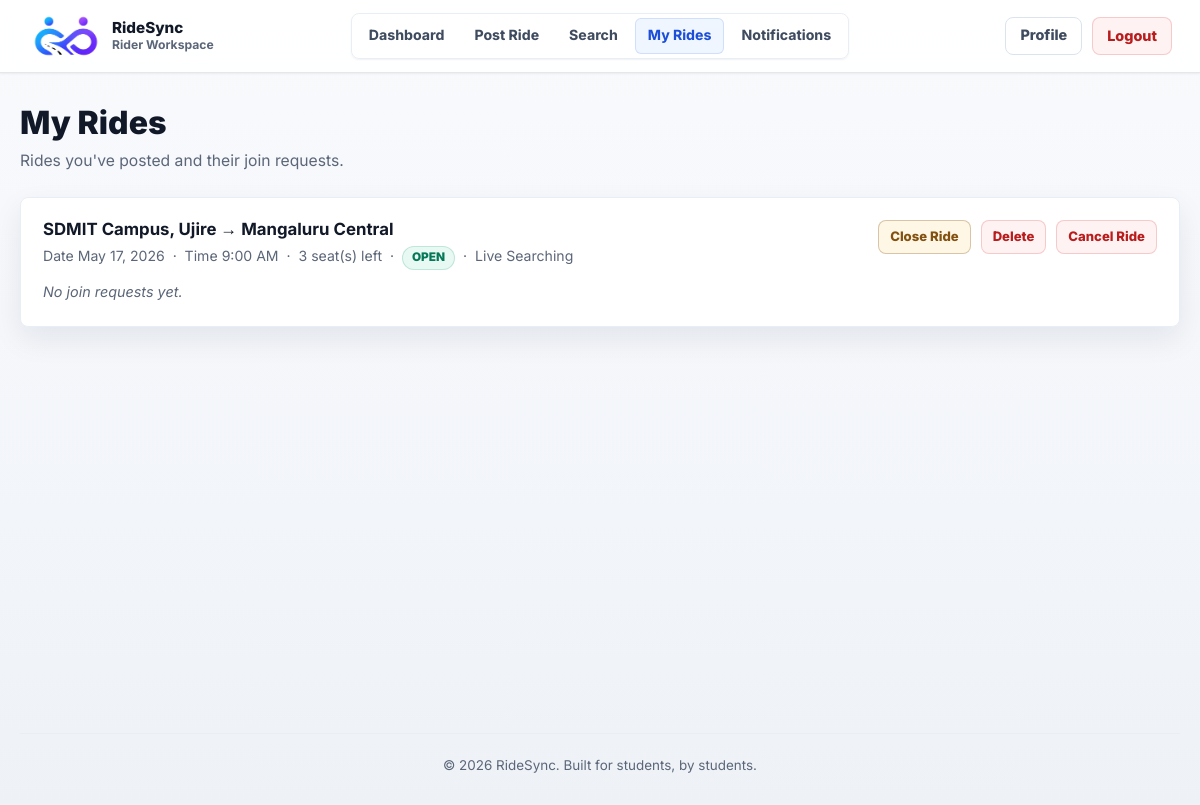
Screenshot of /pages/my_rides.php (signed in) with the database file from the repository.
### tables this page shows
CREATE TABLE IF NOT EXISTS rides (
  id INT UNSIGNED NOT NULL AUTO_INCREMENT,
  user_id INT UNSIGNED NOT NULL,
  origin VARCHAR(150) NOT NULL,
  destination VARCHAR(150) NOT NULL,
  origin_lat DECIMAL(10, 7) NULL,
  origin_lng DECIMAL(10, 7) NULL,
  destination_lat DECIMAL(10, 7) NULL,
  destination_lng DECIMAL(10, 7) NULL,
  route_distance_km DECIMAL(8, 2) NULL,
  travel_date DATE NOT NULL,
  travel_time TIME NOT NULL,
  seats_available TINYINT UNSIGNED NOT NULL DEFAULT 1,
  status ENUM('open', 'closed', 'cancelled') NOT NULL DEFAULT 'open',
  created_at TIMESTAMP NOT NULL DEFAULT CURRENT_TIMESTAMP,
  PRIMARY KEY (id),
  KEY idx_rides_user_id (user_id),
  KEY idx_rides_search (status, travel_date, travel_time),
  KEY idx_rides_user_status_time (user_id, status, travel_date, travel_time),
  CONSTRAINT fk_rides_user
    FOREIGN KEY (user_id) REFERENCES users(id)
    ON DELETE CASCADE
);

### pages/my_rides.php (the view, shortened to what this page needs)
<?php
require_once __DIR__ . '/../config/db.php';
$user_id = (int) $_SESSION['user_id'];
$stmt = $conn->prepare("
    SELECT r.*,
           COALESCE(ls.live_status, 'searching') AS live_status,
           ls.driver_id,
           (SELECT COUNT(*) FROM matches WHERE ride_id = r.id) AS match_count,
           (SELECT COUNT(*) FROM matches WHERE ride_id = r.id AND status = 'accepted') AS accepted_count
    FROM rides r
    LEFT JOIN ride_live_status ls ON ls.ride_id = r.id
    WHERE r.user_id = ?
    ORDER BY r.travel_date DESC, r.travel_time DESC
");
$stmt->bind_param("i", $user_id);
$stmt->execute();
$rides = $stmt->get_result();
require_once __DIR__ . '/../includes/header.php';
?>
<div class="page-header">
    <h1>My Rides</h1>
    <p>Rides you've posted and their join requests.</p>
</div>
<?php if ($rides->num_rows === 0): ?>
    <div class="empty-state">
        <p>You haven't posted any rides yet.</p>
        <a href="/ridesync/pages/post_ride.php" class="btn btn-primary">Post Your First Ride</a>
    </div>
<?php else: ?>
    <?php while ($ride = $rides->fetch_assoc()): ?>
        <?php
        $liveStatus = $ride['live_status'] ?? 'searching';
        $hasStartedLifecycle = in_array($liveStatus, ['driver_assigned', 'arriving', 'active', 'completed', 'cancelled'], true);
        $canCloseRide = $ride['status'] === 'open' && !in_array($liveStatus, ['active', 'completed', 'cancelled'], true);
        $canDeleteRide = (int) ($ride['match_count'] ?? 0) === 0 && !$hasStartedLifecycle;
        $canCancelRide = $ride['status'] === 'open' && !in_array($liveStatus, ['active', 'completed', 'cancelled'], true);
        ?>
        <div class="ride-manage-card <?php echo $ride['status'] !== 'open' ? 'ride-closed' : ''; ?>">
            <div class="ride-manage-header">
                <div>
                    <h2><?php echo htmlspecialchars($ride['origin']); ?> &rarr; <?php echo htmlspecialchars($ride['destination']); ?></h2>
                    <p class="ride-meta">
                        Date <?php echo date('M j, Y', strtotime($ride['travel_date'])); ?>
                        &nbsp;&middot;&nbsp;
                        Time <?php echo date('g:i A', strtotime($ride['travel_time'])); ?>
                        &nbsp;&middot;&nbsp;
                        <?php echo (int) $ride['seats_available']; ?> seat(s) left
                        &nbsp;&middot;&nbsp;
                        <span class="status-badge status-<?php echo $ride['status']; ?>">
                            <?php echo ucfirst($ride['status']); ?>
                        </span>
                        &nbsp;&middot;&nbsp;
                        Live <?php echo ucwords(str_replace('_', ' ', htmlspecialchars($liveStatus))); ?>
                    </p>
                </div>
                <div class="ride-manage-actions">
                    <?php if ($canCloseRide): ?>
                        <form method="POST" style="display:inline;">
                            <button type="submit" name="ride_action" value="close" class="btn btn-small btn-warning">Close Ride</button>
                        </form>
                    <?php endif; ?>
                    <?php if ($canDeleteRide): ?>
                        <form method="POST" style="display:inline;" data-confirm-message="Delete this ride permanently?">
                            <button type="submit" name="ride_action" value="delete" class="btn btn-small btn-danger">Delete</button>
                        </form>
                    <?php endif; ?>
                    <?php if ($canCancelRide): ?>
                        <form action="/ridesync/actions/cancel_ride_action.php" method="POST"
                              data-confirm-message="Cancel this ride? All match requests will be rejected.">
                            <button type="submit" class="btn btn-danger btn-sm">Cancel Ride</button>
                        </form>
                    <?php endif; ?>
                </div>
            </div>
            <?php
            $m_stmt = $conn->prepare("
                SELECT m.id AS match_id, m.status AS match_status, m.match_score, m.route_overlap_percent, m.created_at AS requested_at,
                       u.name, u.email, u.college, u.gender
                FROM matches m
                JOIN users u ON m.matched_user_id = u.id
                WHERE m.ride_id = ?
                ORDER BY m.created_at DESC
            ");
            $m_stmt->bind_param("i", $ride['id']);
            $m_stmt->execute();
            $match_requests = $m_stmt->get_result();
            ?>
            <?php if ($match_requests->num_rows > 0): ?>
                <div class="match-requests-section">
                    <h4>Join Requests (<?php echo $match_requests->num_rows; ?>)</h4>
                    <div class="match-list">
                        <?php while ($m = $match_requests->fetch_assoc()): ?>
                            <div class="match-item">
                                <div class="match-info">
                                    <strong><?php echo htmlspecialchars($m['name']); ?></strong>
                                    <span class="match-detail"><?php echo htmlspecialchars($m['college']); ?> · <?php echo $m['gender']; ?></span>
                                    <span class="match-detail"><?php echo htmlspecialchars($m['email']); ?></span>
                                    <span class="match-detail">Requested <?php echo date('M j, g:i A', strtotime($m['requested_at'])); ?></span>
                                    <?php if ($m['match_score'] !== null): ?>
                                        <span class="match-detail">Smart score <?php echo number_format((float) $m['match_score'], 1); ?>% &middot; <?php echo (int) $m['route_overlap_percent']; ?>% overlap</span>
                                    <?php endif; ?>
                                </div>
                                <div class="match-actions">
                                    <?php if ($m['match_status'] === 'pending'): ?>
                                        <form method="POST" action="/ridesync/actions/match_action.php" style="display:inline;">
                                            <input type="hidden" name="action" value="accept">
                                            <input type="hidden" name="match_id" value="<?php echo $m['match_id']; ?>">
                                            <input type="hidden" name="csrf_token" value="<?php echo htmlspecialchars($_SESSION['csrf_token']); ?>">
                                            <input type="hidden" name="return_to" value="/ridesync/pages/my_rides.php">
                                            <button type="submit" class="btn btn-small btn-primary">Accept</button>
                                        </form>
                                        <form method="POST" action="/ridesync/actions/match_action.php" style="display:inline;">
                                            <input type="hidden" name="action" value="reject">
                                            <input type="hidden" name="match_id" value="<?php echo $m['match_id']; ?>">
                                            <input type="hidden" name="csrf_token" value="<?php echo htmlspecialchars($_SESSION['csrf_token']); ?>">
                                            <input type="hidden" name="return_to" value="/ridesync/pages/my_rides.php">
                                            <button type="submit" class="btn btn-small btn-danger">Reject</button>
                                        </form>
                                    <?php else: ?>
                                        <span class="status-badge status-<?php echo $m['match_status']; ?>">
                                            <?php echo ucfirst($m['match_status']); ?>
                                        </span>
                                    <?php endif; ?>
                                </div>
                            </div>
                        <?php endwhile; ?>
                    </div>
                </div>
            <?php else: ?>
                <p class="no-requests">No join requests yet.</p>
            <?php endif; ?>
        </div>
    <?php endwhile; ?>
<?php endif; ?>
<?php require_once __DIR__ . '/../includes/footer.php'; ?>

### rows the page displays
rides: origin "SDMIT Campus, Ujire", destination "Mangaluru Central", travel_date "May 17, 2026", travel_time "9:00 AM", seats_available "3", status "OPEN", liveStatus "Searching"
